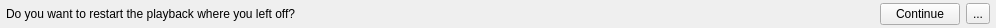
<?xml version="1.0" encoding="UTF-8"?>
<ui version="4.0">
 <class>ContinuePlaybackRibbon</class>
 <widget class="QWidget" name="ContinuePlaybackRibbon">
  <property name="geometry">
   <rect>
    <x>0</x>
    <y>0</y>
    <width>996</width>
    <height>28</height>
   </rect>
  </property>
  <property name="windowTitle">
   <string>Form</string>
  </property>
  <layout class="QHBoxLayout" name="horizontalLayout">
   <property name="leftMargin">
    <number>6</number>
   </property>
   <property name="topMargin">
    <number>0</number>
   </property>
   <property name="rightMargin">
    <number>6</number>
   </property>
   <property name="bottomMargin">
    <number>0</number>
   </property>
   <item>
    <widget class="QLabel" name="label">
     <property name="sizePolicy">
      <sizepolicy hsizetype="Expanding" vsizetype="Preferred">
       <horstretch>0</horstretch>
       <verstretch>0</verstretch>
      </sizepolicy>
     </property>
     <property name="text">
      <string>Do you want to restart the playback where you left off?</string>
     </property>
    </widget>
   </item>
   <item>
    <widget class="QPushButton" name="continueButton">
     <property name="text">
      <string>Continue</string>
     </property>
    </widget>
   </item>
   <item>
    <widget class="QToolButton" name="closeButton">
     <property name="text">
      <string>...</string>
     </property>
     <property name="icon">
      <iconset theme="QIcon::ThemeIcon::ApplicationExit"/>
     </property>
    </widget>
   </item>
  </layout>
 </widget>
 <resources/>
 <connections/>
</ui>
